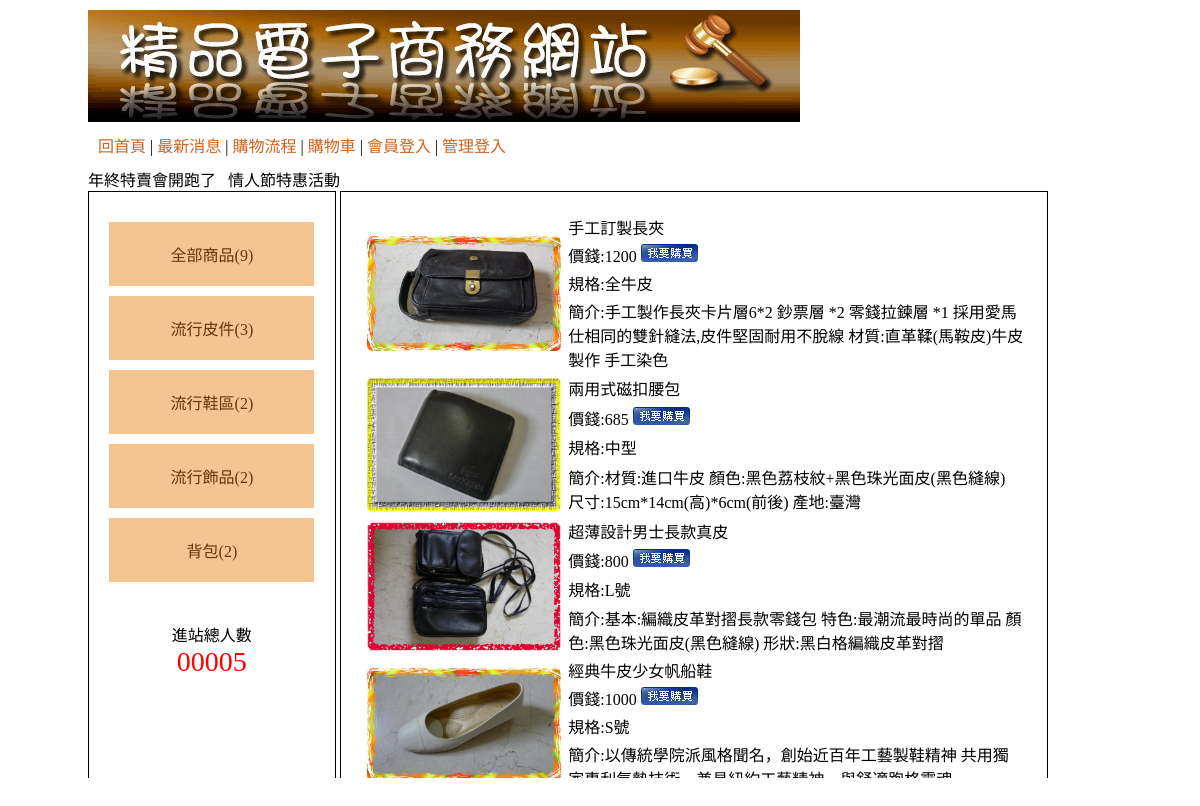
The page / on the database its author committed.
### tables this page shows
CREATE TABLE `q4t4_class` (
  `id` int(10) UNSIGNED NOT NULL,
  `text` text NOT NULL,
  `parent` int(11) NOT NULL
);

CREATE TABLE `q4t5_product` (
  `id` int(10) UNSIGNED NOT NULL,
  `fa` int(11) NOT NULL,
  `son` int(11) NOT NULL,
  `title` text NOT NULL,
  `price` int(11) NOT NULL,
  `spec` text NOT NULL,
  `num` int(11) NOT NULL,
  `img` text NOT NULL,
  `text` text NOT NULL,
  `dpy` int(11) NOT NULL
);

### sql.php (called while the page is built, shortened)
<?php
$db = new PDO("mysql:host=127.0.0.1;dbname=b17300_db;charset=utf8", "b17300user", "b17300pwd", null);
function select($tb, $wh)
{
  global $db;
  return $db->query("SELECT * FROM " . $tb . " WHERE " . $wh)->fetchAll();
}
?>

### index.php (the view, shortened to what this page needs)
<?php
include "sql.php";
$main=(empty($_GET['do']))?"main":$_GET['do'];
?>
<!DOCTYPE html PUBLIC "-//W3C//DTD XHTML 1.0 Transitional//EN" "http://www.w3.org/TR/xhtml1/DTD/xhtml1-transitional.dtd">
<html xmlns="http://www.w3.org/1999/xhtml"><head><meta http-equiv="Content-Type" content="text/html; charset=UTF-8">
<link href="./home_files/css.css" rel="stylesheet" type="text/css">
</head>
<body>
<div id="main" style="width: 1024px;height: 768px;overflow: scroll;padding: 0;margin: 10px auto;border: 0;">
    	<div id="top">
        	<a href="?">
            	<img src="./home_files/0416.jpg">
            </a>
                        <div style="padding:10px;">
                <a href="?">回首頁</a> |
                <a href="?do=news">最新消息</a> |
                <a href="?do=look">購物流程</a> |
                <a href="?do=buycart">購物車</a> |
                <?=(empty($_SESSION['user']))?'<a href="?do=login">會員登入</a> |':'<a href="api.php?do=logout">會員登出</a> |'?>
                                <a href="admin.php">管理登入</a>
           </div>
           <marquee behavior="" direction="">年終特賣會開跑了 &nbsp; 情人節特惠活動</marquee>
        </div>
        <div id="left" class="ct">
                <div style="min-height:400px;">
                <?php
$num=count(select("q4t5_product",1));
echo '<a href="index.php">全部商品('.$num.')</a>';
$re=select("q4t4_class","parent=0");
foreach ($re as $ro) {
        $num=count(select("q4t5_product","fa=".$ro['id']));
        echo '<a onmouseover="show('.$ro['id'].')" href="?do=main&fa='.$ro['id'].'">'.$ro['text'].'('.$num.')</a>';
}
?>
        	            </div>
                        <span>
            	<div>進站總人數</div>
                <div style="color:#f00; font-size:28px;">
                	00005                </div>
            </span>
                    </div>
                <div id="right"><?php include $main.".php";?>
        	        </div>
    </div>
</body></html>

### main.php (shortened to what this page needs)
<table>
<?php
$who="";
$re=select("q4t5_product","dpy=1".$who);
foreach ($re as $ro) {
?>
    <tr>
        <td rowspan=4><a href="?do=info&id=<?=$ro['id']?>"><img src="upload/<?=$ro['img']?>" width="200"></a></td>
        <td><?=$ro['title']?></td>
    </tr>
    <tr>
        <td>價錢:<?=$ro['price']?> <a href="?do=info&id=<?=$ro['id']?>"><img src="img/0402.jpg" alt=""></a></td>
    </tr>
    <tr>
        <td>規格:<?=$ro['spec']?></td>
    </tr>
    <tr>
        <td>簡介:<?=$ro['text']?></td>
    </tr>
<?php
}
?>
</table>

### home_files/css.css (style rules this page uses)
body { font-family:"微軟正黑體"; }
#main { width:1034px; padding:10px; margin:20px auto 20px auto; border:#000 solid 1px; min-height:768px; }
#top a { color:#CE631C; text-decoration:none; }
#left { display:inline-block; width:20%; padding:2%; min-height:550px; vertical-align:top; border:#000 1px solid; }
#left a { display:block; padding:20px 5px 20px 5px; text-decoration:none; background:#F4C591; margin:10px auto 10px auto; color:#65350A; }
.ct { text-align:center; }
#right { display:inline-block; width:65%; padding:2%; min-height:550px; border:#000 1px solid; }

### rows shown on the page
q4t4_class: text "流行皮件", num "3"
q4t4_class: text "流行鞋區", num "2"
q4t4_class: text "流行飾品", num "2"
q4t4_class: text "背包", num "2"
q4t5_product: img (picture), title "手工訂製長夾", price "1200", spec "全牛皮", text "手工製作長夾卡片層6*2 鈔票層 *2 零錢拉鍊層 *1 採用愛馬仕相同的雙針縫法,皮件堅固耐用不脫線 材質:直革鞣(馬鞍皮)牛皮製作 手工染色"
q4t5_product: img (picture), title "兩用式磁扣腰包", price "685", spec "中型", text "材質:進口牛皮 顏色:黑色荔枝紋+黑色珠光面皮(黑色縫線) 尺寸:15cm*14cm(高)*6cm(前後) 產地:臺灣"
q4t5_product: img (picture), title "超薄設計男士長款真皮", price "800", spec "L號", text "基本:編織皮革對摺長款零錢包 特色:最潮流最時尚的單品 顏色:黑色珠光面皮(黑色縫線) 形狀:黑白格編織皮革對摺"
q4t5_product: img (picture), title "經典牛皮少女帆船鞋", price "1000", spec "S號", text "以傳統學院派風格聞名，創始近百年工藝製鞋精神…"

### other values the page prints
$num "9"
